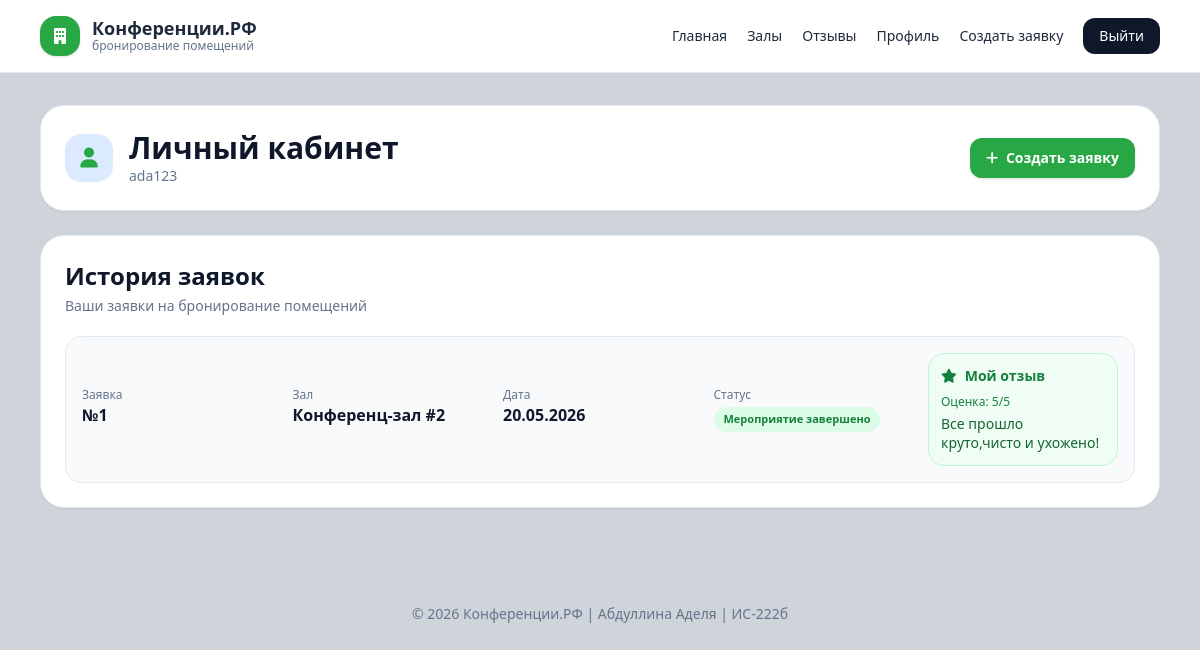
Screenshot of /profile/ (signed in) with the database file from the repository.
### booking/models.py (models this page shows, shortened)
class BookingRequest(models.Model):
    STATUS_NEW = 'new'
    STATUS_ASSIGNED = 'assigned'
    STATUS_COMPLETED = 'completed'
    STATUS_REJECTED = 'rejected'
    STATUS_CHOICES = [
        (STATUS_NEW, 'Новая'),
        (STATUS_ASSIGNED, 'Мероприятие назначено'),
        (STATUS_COMPLETED, 'Мероприятие завершено'),
        (STATUS_REJECTED, 'Отклонена'),
    ]
    PAYMENT_CARD = 'card'
    PAYMENT_TRANSFER = 'transfer'
    PAYMENT_QR = 'qrcode'
    PAYMENT_CHOICES = [
        (PAYMENT_CARD, 'Оплата картой МИР'),
        (PAYMENT_TRANSFER, 'Постоплата в офисе организации'),
        (PAYMENT_QR, 'Предоплата по QR-коду'),
    ]
    user = models.ForeignKey(
        User,
        on_delete=models.CASCADE,
        related_name='booking_requests',
        verbose_name='Пользователь'
    )
    room = models.ForeignKey(
        Room,
        on_delete=models.PROTECT,
        related_name='booking_requests',
        verbose_name='Помещение'
    )
    event_date = models.DateField(
        verbose_name='Дата проведения конференции'
    )
    conference_start = models.DateTimeField(
        verbose_name='Предпочтительное время начала конференции',
        null=True,
        blank=True
        )
    payment_method = models.CharField(
        max_length=20,
        choices=PAYMENT_CHOICES,
        verbose_name='Способ оплаты'
    )
    status = models.CharField(
        max_length=20,
        choices=STATUS_CHOICES,
        default=STATUS_NEW,
        verbose_name='Статус заявки'
    )
    comment = models.TextField(
        blank=True,
        verbose_name='Комментарий к заявке'
    )
    created_at = models.DateTimeField(
        auto_now_add=True,
        verbose_name='Дата создания заявки'
    )
    updated_at = models.DateTimeField(
        auto_now=True,
        verbose_name='Дата обновления заявки'
    )
    class Meta:
        verbose_name = 'Заявка'
        verbose_name_plural = 'Заявки'
        ordering = ['-created_at']

class Room(models.Model):
    name = models.CharField(
        max_length=100,
        verbose_name='Название помещения'
    )
    capacity = models.PositiveIntegerField(
        verbose_name='Вместимость'
    )
    description = models.TextField(
        blank=True,
        verbose_name='Описание'
    )
    is_active = models.BooleanField(
        default=True,
        verbose_name='Доступно для бронирования'
    )
    created_at = models.DateTimeField(
        auto_now_add=True,
        verbose_name='Дата создания'
    )
    class Meta:
        verbose_name = 'Помещение'
        verbose_name_plural = 'Помещения'
        ordering = ['name']

class Review(models.Model):
    booking_request = models.OneToOneField(
        BookingRequest,
        on_delete=models.CASCADE,
        related_name='review',
        verbose_name='Заявка'
    )
    user = models.ForeignKey(
        User,
        on_delete=models.CASCADE,
        related_name='reviews',
        verbose_name='Пользователь'
    )
    text = models.TextField(
        verbose_name='Текст отзыва'
    )
    rating = models.PositiveSmallIntegerField(
        default=5,
        verbose_name='Оценка'
    )
    created_at = models.DateTimeField(
        default=timezone.now,
        verbose_name='Дата отзыва'
    )
    class Meta:
        verbose_name = 'Отзыв'
        verbose_name_plural = 'Отзывы'
        ordering = ['-created_at']

### booking/views.py (the view)
# urls.py: path('profile/', views.profile_view, name='profile'),
@login_required
def profile_view(request):
    if is_admin_user(request.user):
        return redirect('admin_panel')
    requests = (
        BookingRequest.objects
        .filter(user=request.user)
        .select_related('room')
        .order_by('-created_at')
    )
    return render(request, 'user/profile.html', {
        'requests': requests
    })

### booking/views.py (called while the page is built)
def is_admin_user(user):
    return user.is_superuser or user.username == 'Admin'

### booking/templates/user/profile.html (shortened to what this page needs)
{% extends 'base.html' %}
{% block content %}
<section class="fade-up">
    <div class="bg-white rounded-[24px] shadow-sm border border-slate-200 p-5 md:p-6 mb-6">
        <div class="flex flex-col md:flex-row md:items-center md:justify-between gap-4">
            <div class="flex items-center gap-4">
                <div class="w-12 h-12 rounded-2xl bg-blue-100 text-main flex items-center justify-center">
                    <i class="fa-solid fa-user text-xl"></i>
                </div>
                <div>
                    <h1 class="text-2xl md:text-3xl font-bold text-slate-900">
                        Личный кабинет
                    </h1>
                    <p class="text-slate-500 text-sm">
                        {{ request.user.username }}
                    </p>
                </div>
            </div>
            <a href="{% url 'create_request' %}"
               class="px-4 py-2.5 rounded-xl bg-main text-white font-semibold text-center shadow text-sm">
                <i class="fa-solid fa-plus mr-1"></i>
                Создать заявку
            </a>
        </div>
    </div>
</section>
<section class="fade-up bg-white rounded-[24px] shadow-sm border border-slate-200 p-5 md:p-6">
    <div class="mb-5">
        <h2 class="text-xl md:text-2xl font-bold text-slate-900">
            История заявок
        </h2>
        <p class="text-slate-500 text-sm mt-1">
            Ваши заявки на бронирование помещений
        </p>
    </div>
    {% if requests %}
        <div class="space-y-3">
            {% for item in requests %}
                <div class="rounded-2xl border border-slate-200 bg-slate-50 p-4 hover:bg-white transition">
                    <div class="flex flex-col lg:flex-row lg:items-center lg:justify-between gap-4">
                        <div class="grid sm:grid-cols-4 gap-3 flex-1">
                            <div>
                                <div class="text-xs text-slate-500">Заявка</div>
                                <div class="font-bold text-slate-900">
                                    №{{ item.id }}
                                </div>
                            </div>
                            <div>
                                <div class="text-xs text-slate-500">Зал</div>
                                <div class="font-semibold text-slate-900 truncate">
                                    {{ item.room.name }}
                                </div>
                            </div>
                            <div>
                                <div class="text-xs text-slate-500">Дата</div>
                                <div class="font-semibold text-slate-900">
                                    {{ item.event_date|date:"d.m.Y" }}
                                </div>
                            </div>
                            <div>
                                <div class="text-xs text-slate-500">Статус</div>
                                <span class="inline-flex mt-1 px-2.5 py-1 rounded-full text-[11px] font-semibold
                                    {% if item.status == 'new' %}
                                        bg-blue-100 text-blue-700
                                    {% elif item.status == 'assigned' %}
                                        bg-yellow-100 text-yellow-700
                                    {% elif item.status == 'completed' %}
                                        bg-green-100 text-green-700
                                    {% else %}
                                        bg-red-100 text-red-700
                                    {% endif %}">
                                    {{ item.get_status_display }}
                                </span>
                            </div>
                        </div>
                        <div class="lg:w-[190px]">
                            {% if item.status == 'completed' %}
                                {% if item.review %}
                                    <div class="rounded-2xl bg-green-50 border border-green-200 p-3 min-h-[110px]">
                                        <div class="flex items-center gap-2 text-green-700 font-semibold text-sm mb-2">
                                            <i class="fa-solid fa-star"></i>
                                            Мой отзыв
                                        </div>
                                        <div class="text-xs text-green-700 mb-1">
                                            Оценка: {{ item.review.rating }}/5
                                        </div>
                                        <div class="text-sm text-green-800 leading-snug max-h-[60px] overflow-hidden">
                                            {{ item.review.text }}
                                        </div>
                                    </div>
                                {% else %}
                                    <a href="{% url 'create_review' item.id %}"
                                       class="block w-full text-center px-3 py-2 rounded-xl bg-main text-white text-sm font-semibold">
                                        Оставить отзыв
                                    </a>
                                {% endif %}
                            {% elif item.status == 'rejected' %}
                                <div class="w-full text-center px-3 py-2 rounded-xl bg-red-50 text-red-600 text-sm font-semibold border border-red-200">
                                    Заявка отклонена
                                </div>
                            {% else %}
                                <div class="w-full text-center px-3 py-2 rounded-xl bg-slate-100 text-slate-400 text-sm font-semibold">
                                    Отзыв недоступен
                                </div>
                            {% endif %}
                        </div>
                    </div>
                </div>
            {% endfor %}
        </div>
    {% endif %}
</section>
{% endblock %}

### booking/templates/base.html (style rules this page uses)
.fade-up { animation: fadeUp 0.35s ease both; }

### rows the page displays
BookingRequest: id "1", room.name "Конференц-зал #2", event_date "20.05.2026", status "Мероприятие завершено", review.rating "5", review.text "Все прошло круто,чисто и ухожено!"

### other values shown
{{ request.user.username }} "ada123"
